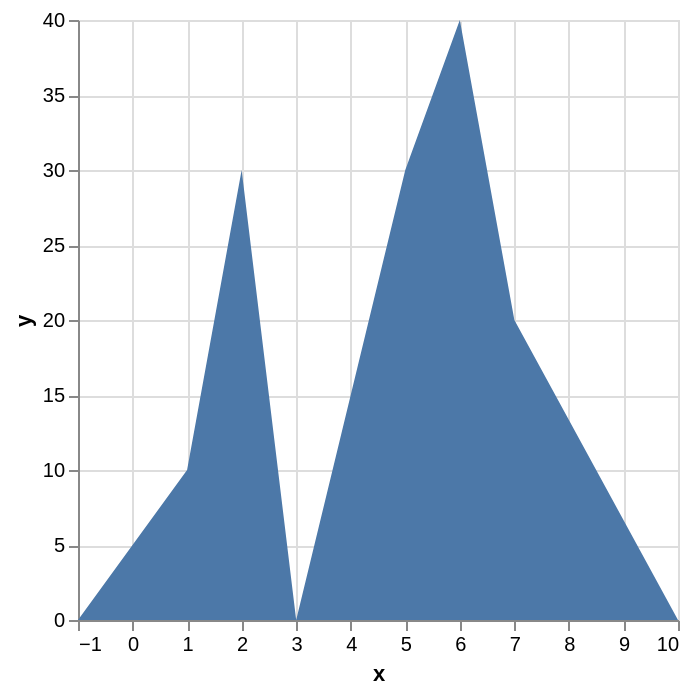

Write the Vega-Lite specification saved for this chart.
### Vega specification from a JSON file in a GitHub repository (floating-point values rounded to 4 significant figures)
{"$schema": "https://vega.github.io/schema/vega/v5.json", "background": "white", "padding": 5, "width": 300, "height": 300, "style": "cell", "data": [{"name": "source_0", "values": [{"x": -1, "y": null}, {"x": 1, "y": 10}, {"x": 2, "y": 30}, {"x": 3, "y": null}, {"x": 4, "y": 15}, {"x": 5, "y": 30}, {"x": 6, "y": 40}, {"x": 7, "y": 20}, {"x": 10, "y": null}]}, {"name": "data_0", "source": "source_0", "transform": [{"type": "formula", "expr": "toNumber(datum[\"x\"])", "as": "x"}, {"type": "impute", "field": "y", "groupby": [], "key": "x", "method": "value", "value": 0}, {"type": "stack", "groupby": ["x"], "field": "y", "sort": {"field": [], "order": []}, "as": ["y_start", "y_end"], "offset": "zero"}]}], "marks": [{"name": "marks", "type": "area", "style": ["area"], "sort": {"field": "x"}, "from": {"data": "data_0"}, "encode": {"update": {"orient": {"value": "vertical"}, "fill": {"value": "#4c78a8"}, "description": {"signal": "\"x: \" + (format(datum[\"x\"], \"\")) + \"; y: \" + (format(datum[\"y\"], \"\"))"}, "x": [{"test": "!isValid(datum[\"x\"]) || !isFinite(+datum[\"x\"])", "signal": "scale('x', inrange(0, domain('x')) ? 0 : domain('x')[0])"}, {"scale": "x", "field": "x"}], "y": {"scale": "y", "field": "y_end"}, "y2": {"scale": "y", "field": "y_start"}}}}], "scales": [{"name": "x", "type": "linear", "domain": {"data": "data_0", "field": "x"}, "range": [0, {"signal": "width"}], "nice": true, "zero": false}, {"name": "y", "type": "linear", "domain": {"data": "data_0", "fields": ["y_start", "y_end"]}, "range": [{"signal": "height"}, 0], "nice": true, "zero": true}], "axes": [{"scale": "x", "orient": "bottom", "gridScale": "y", "grid": true, "tickCount": {"signal": "ceil(width/40)"}, "domain": false, "labels": false, "aria": false, "maxExtent": 0, "minExtent": 0, "ticks": false, "zindex": 0}, {"scale": "y", "orient": "left", "gridScale": "x", "grid": true, "tickCount": {"signal": "ceil(height/40)"}, "domain": false, "labels": false, "aria": false, "maxExtent": 0, "minExtent": 0, "ticks": false, "zindex": 0}, {"scale": "x", "orient": "bottom", "grid": false, "title": "x", "labelFlush": true, "labelOverlap": true, "tickCount": {"signal": "ceil(width/40)"}, "zindex": 0}, {"scale": "y", "orient": "left", "grid": false, "title": "y", "labelOverlap": true, "tickCount": {"signal": "ceil(height/40)"}, "zindex": 0}]}
